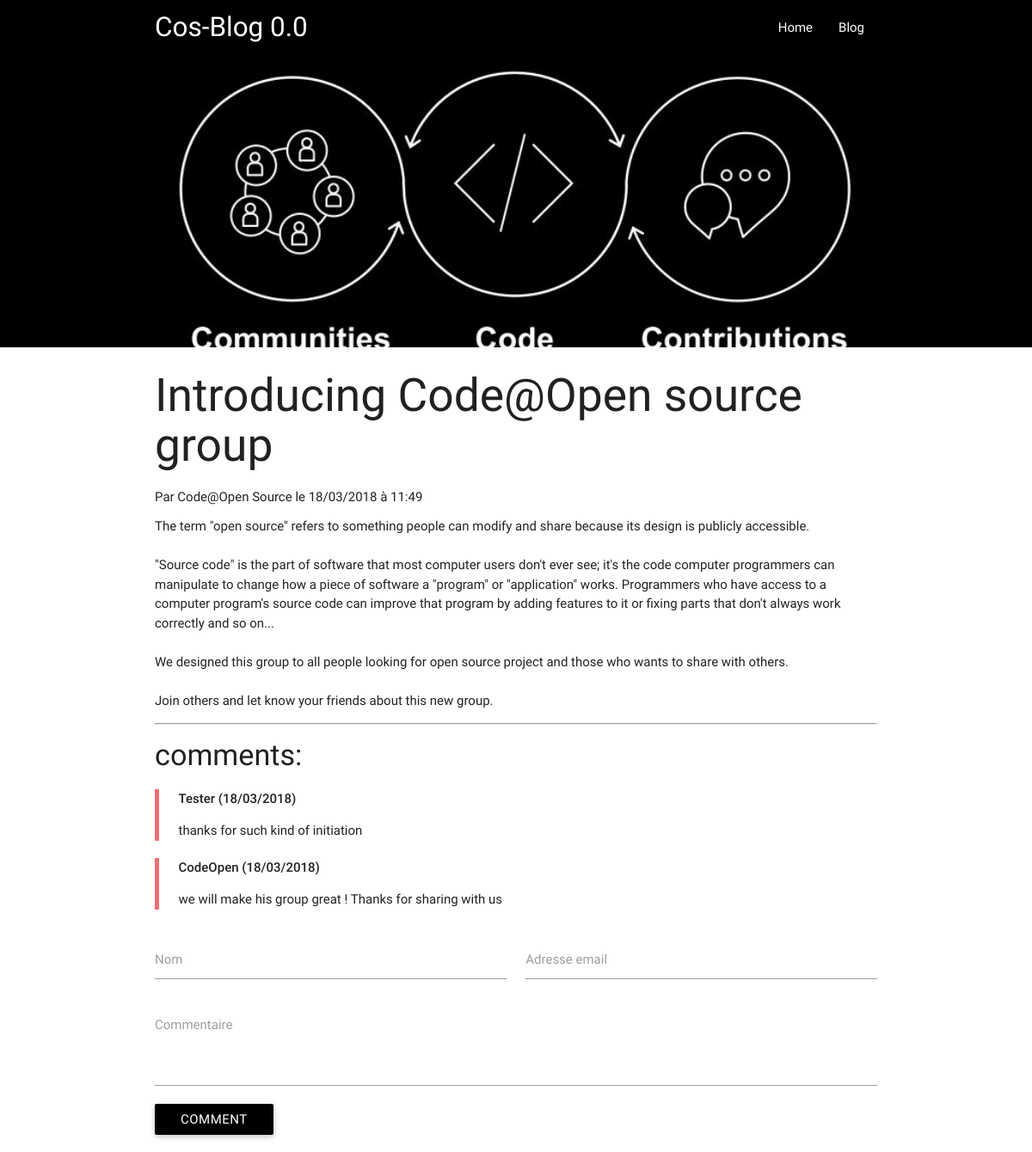
Screenshot of /index.php?page=post&id=4 with the database file from the repository.
### tables this page shows
CREATE TABLE `posts` (
  `id` int(11) NOT NULL,
  `title` varchar(255) NOT NULL,
  `content` text NOT NULL,
  `writer` varchar(255) NOT NULL,
  `image` varchar(255) NOT NULL DEFAULT 'default.jpg',
  `date` datetime NOT NULL,
  `posted` tinyint(1) NOT NULL DEFAULT '0'
);

CREATE TABLE `comments` (
  `id` int(11) NOT NULL,
  `name` varchar(255) NOT NULL,
  `email` varchar(255) NOT NULL,
  `comment` text NOT NULL,
  `post_id` int(11) NOT NULL,
  `date` datetime NOT NULL,
  `seen` tinyint(1) NOT NULL DEFAULT '0'
);

### functions/post.func.php (called while the page is built, shortened)
<?php
function get_post(){
    global $db;
    $req = $db->query( " SELECT  posts.id,
                posts.title,
                posts.image,
                posts.content,
                posts.date,
                admins.name
        FROM posts
        JOIN admins
        ON posts.writer = admins.email
        WHERE posts.id='{$_GET['id']}'
        AND posts.posted = '1'
    ");
    $result = $req->fetchObject();
    return $result;
}
function get_comments(){
    global $db;
    $req = $db->query("SELECT * FROM comments WHERE post_id = '{$_GET['id']}' ORDER BY date DESC");
    $results = array();
    while($rows = $req->fetchObject()){
        $results[] = $rows;
    }
    return $results;
}

### pages/post.php (the view, shortened to what this page needs)
<?php
$post = get_post();
if($post == false){
    header("Location:index.php?page=error");
}else{
    ?>
    <div class="parallax-container">
        <div class="parallax">
            <img src="img/posts/<?php echo $post->image;?>" alt="<?php echo $post->title;  ?>"/>
        </div>
    </div>
        <div class="container">
            <h2><?php echo $post->title; ?></h2>
            <h6>Par <?php echo $post->name; ?> le <?php echo date("d/m/Y à H:i", strtotime($post->date)); ?></h6>
            <p><?php echo nl2br($post->content); ?></p>
    <?php
}
?>
            <hr>
            <h4>comments:</h4>
            <?php
                $responses = get_comments();
                if($responses != false){
                    foreach($responses as $response){
                        ?>
                            <blockquote>
                                <strong><?php echo $response->name; ?> (<?php echo date("d/m/Y", strtotime($response->date)) ; ?>)</strong>
                                <p><?php echo nl2br($response->comment); ?></p>
                            </blockquote>
                        <?php
                    }
                }else echo "Be the first to comment!";
            ?>
            <form method="post">
                <div class="row">
                    <div class="input-field col s12 m6">
                        <input type="text" name="name" id="name"/>
                        <label for="name">Nom</label>
                    </div>
                    <div class="input-field col s12 m6">
                        <input type="email" name="email" id="email"/>
                        <label for="email">Adresse email</label>
                    </div>
                    <div class="input-field col s12">
                        <textarea name="comment" id="comment" class="materialize-textarea"></textarea>
                        <label for="comment">Commentaire</label>
                    </div>
                    <div class="col s12">
                        <button type="submit" name="submit" class="btn black white-text waves-effect">
                            Comment
                        </button>
                    </div>
                </div>
            </form>

### rows the page displays
posts: image (picture), title "Introducing Code@Open source group", admins.name "Code@Open Source", date "18/03/2018 à 11:49", content "The term \"open source\" refers to something people can modify and share because its design is publicly accessible. \"Source code\" is the part of software that most computer users don't ever see; it's the code computer programmers can manipulate to change how a piece of software a \"program\" or \"application\" works. Programmers who have access to a computer program's source code can improve that program by adding features to it or fixing parts that don't always work correctly and so on... We designed this group to all people looking for open source project and those who wants to share with others. Join others and let know your friends about this new group."
comments: name "Tester", date "18/03/2018", comment "thanks for such kind of initiation"
comments: name "CodeOpen", date "18/03/2018", comment "we will make his group great ! Thanks for sharing with us"
